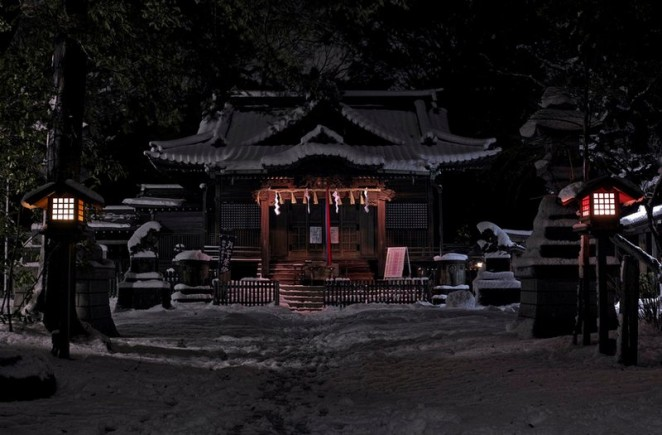
//> input picture image/night.jpg, 662 x 435 px
$ ./q22   (built with g++ and OpenCV 4)
//> lines starting //> are read from the running program, lines starting //| are printed output that depends on the picture; after the words box and inside, x2 and y2 are one past the last pixel; in counts of white or black regions, pixels touching at a corner belong together
//

#include "stdafx.h"
#include <iostream>
#include <cmath>
#include <opencv2\opencv.hpp>

using namespace cv;
using namespace std;

int main(){

	cv::Mat image;
	image = cv::imread("../image/night.jpg");   // Read the file
//> image is the input picture: 435 rows x 662 cols, CV_8UC3; mean B, G, R 24.8, 23, 26
	uchar *pixptr;
	if(image.empty()){
		std::cout << "圖片不見了QQ";
		system ("pause");
		return 0;
	}
	int a, b , l , q , w , r , m , n , x , y ,d;
	cout << "Total rows of the image are :"<< image.rows<<endl;
//| Total rows of the image are :435
	cout << "Total column of the image are :" << image.cols<< endl;
//| Total column of the image are :662
	cout << "please enter the coordinate of the light : (x,y)";
	cin >> a >> b;
//> the answer given: 3 3
	l = image.cols / 100;
//> l = 6
	w = image.cols / 80;
//> w = 8
	r = image.cols / 25;
//> r = 26
	q = image.cols / 15;
//> q = 44
	for(int i=0; i<image.rows; i++){
		pixptr = image.ptr<uchar>(i);
			for (int j = 0; j < image.cols; j++){
				m = i - a;
				m = abs(m);
				x = pow(m, 2);
				n = j - b;
				n = abs(n);
				y = pow(n, 2);
				d = x + y;
				d = sqrt(d);
				if (d<=l)
				{
					pixptr[0] = 205;//b
					pixptr[1] = 250;//g
					pixptr[2] = 255;//r
					pixptr += 3;

				}
				else if (d > l && d < w)
				{
					pixptr[0] = pixptr[0] * 4.5;
					pixptr[1] = pixptr[1] * 4.5;
					pixptr[2] = pixptr[2] * 4.5;
					pixptr += 3;

				}
				else if (d > w && d < r)
				{
					pixptr[0] = pixptr[0] * 3;
					pixptr[1] = pixptr[1] * 3;
					pixptr[2] = pixptr[2] * 3;
					pixptr += 3;

				}
				else if (d > r && d < q)
				{
					pixptr[0] = pixptr[0] * 2;
					pixptr[1] = pixptr[1] * 2;
					pixptr[2] = pixptr[2] * 2;
					pixptr += 3;

				}
				else {
					pixptr[0] = pixptr[0] * 1;
					pixptr[1] = pixptr[1] * 1;
					pixptr[2] = pixptr[2] * 1;
					pixptr += 3;
				}
			}

	}
//> this loop made 435 passes
//> (m, x, d) on passes 1 to 3: (3, 9, 658), (2, 4, 658), (1, 1, 658)
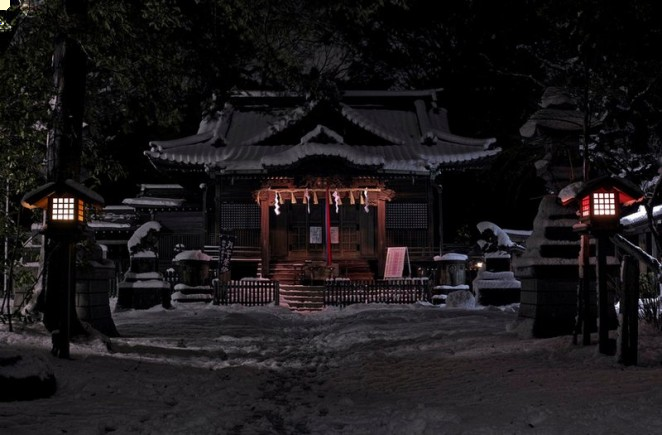
//> image: 435 rows x 662 cols, CV_8UC3; 0.55% of pixels changed, all inside (x1, y1, x2, y2) = (0, 0, 47, 47)
//> after the loop, m = 431; x = 185761; n = 658; y = 432964; d = 786
	cv::imwrite("../image/Result.png", image);
	cv::imshow("Traverse result", image);
    cv::waitKey(0);
	return(0);
}
